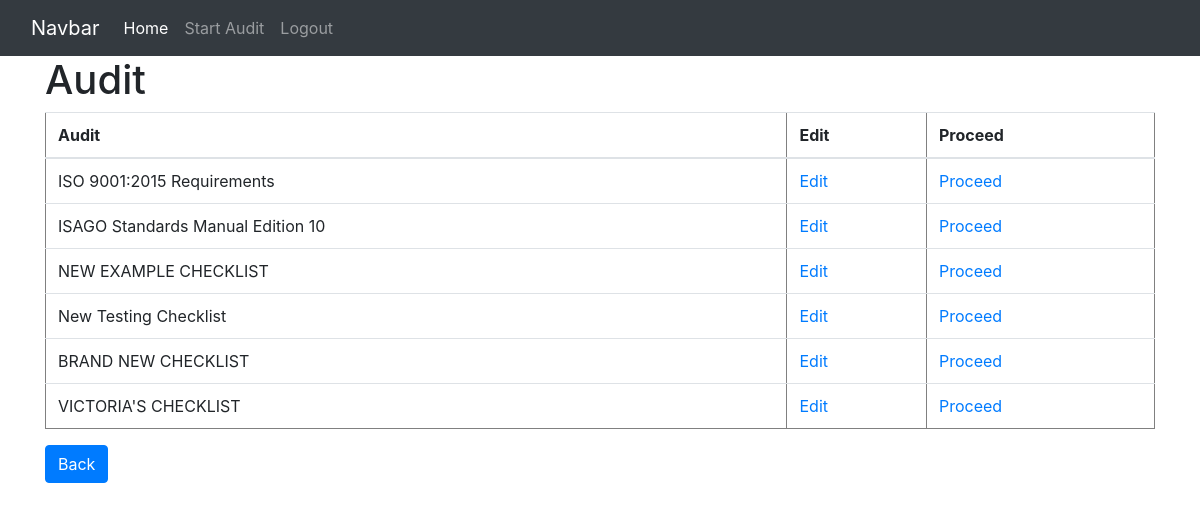
Screenshot of /dataa/ with the database file from the repository.
### auditapp/models.py (models this page shows, shortened)
class AuditStandard(models.Model):
    CODE = models.CharField(max_length=1000)
    DESCRIPTION = models.CharField(max_length=1000)

### auditapp/views.py (the view)
# urls.py: path('dataa/', views.indexx,name='dataa'),
def indexx(request):
    title = AuditStandard.objects.all()
    return render(request, 'indexx.html', {'title': title})

### auditapp/templates/indexx.html (shortened to what this page needs)
<html>
<head>
    <link rel="stylesheet" href="https://maxcdn.bootstrapcdn.com/bootstrap/4.0.0/css/bootstrap.min.css">
</head>
<body>
    <nav class="navbar navbar-expand-lg navbar-dark bg-dark">
        <div class="container-fluid">
            <a class="navbar-brand" href="{% url 'home' %}">Navbar</a>
            <div class="collapse navbar-collapse" id="navbarNav">
                <ul class="navbar-nav">
                    <li class="nav-item">
                        <a class="nav-link active" aria-current="page" href="{% url 'home' %}">Home</a>
                    </li>
                    <li class="nav-item">
                        <a class="nav-link" href="{% url 'create' %}">Start Audit</a>
                    </li>
                    <li class="nav-item">
                        <a class="nav-link" href="{% url 'logout' %}">Logout</a>
                    </li>
                </ul>
            </div>
        </div>
    </nav>
    <div class="container">
        <h1> Audit </h1>
        <table border="1" class="table">
            <thead>
                <tr>
                    <th>Audit</th>
                    <th>Edit</th>
                    <th>Proceed</th>
                </tr>
            </thead>
            <tbody>
                {% for titles in title %}
                <tr>
                    <td>{{ titles.CODE }}</td>
                    <td><a href="{% url 'updateaudit' titles.id %}">Edit</a></td>
                    <td><a href="{% url 'vieww' titles.id %}">Proceed</a></td>
                </tr>
                {% endfor %}
            </tbody>
        </table>
        <a class="btn btn-primary" href="{% url 'home' %}" role="button">Back</a>
    </div>
</body>
</html>

### rows the page displays
AuditStandard: CODE "ISO 9001:2015 Requirements"
AuditStandard: CODE "ISAGO Standards Manual Edition 10"
AuditStandard: CODE "NEW EXAMPLE CHECKLIST"
AuditStandard: CODE "New Testing Checklist"
AuditStandard: CODE "BRAND NEW CHECKLIST"
AuditStandard: CODE "VICTORIA'S CHECKLIST"
